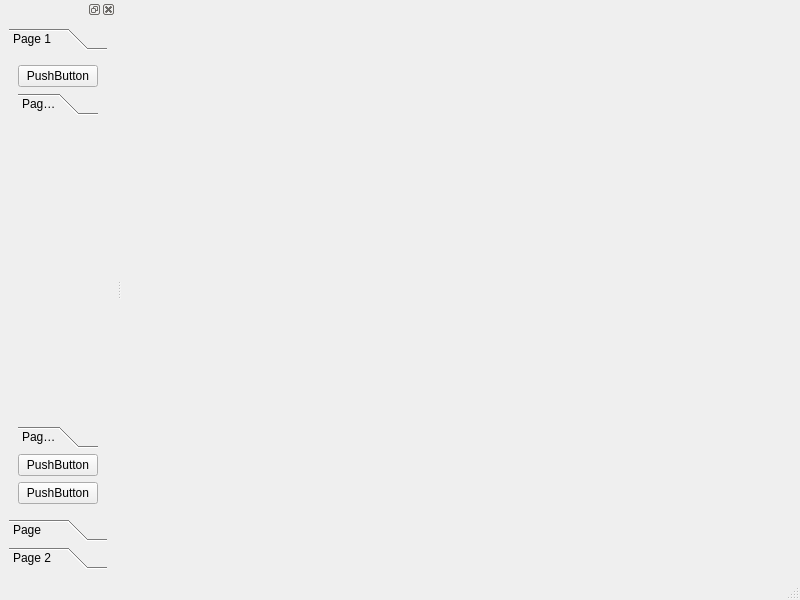
<?xml version="1.0" encoding="UTF-8"?>
<ui version="4.0">
 <class>MainWindow</class>
 <widget class="QMainWindow" name="MainWindow">
  <property name="geometry">
   <rect>
    <x>0</x>
    <y>0</y>
    <width>800</width>
    <height>600</height>
   </rect>
  </property>
  <property name="windowTitle">
   <string>MainWindow</string>
  </property>
  <widget class="QWidget" name="centralwidget"/>
  <widget class="QMenuBar" name="menubar">
   <property name="geometry">
    <rect>
     <x>0</x>
     <y>0</y>
     <width>800</width>
     <height>25</height>
    </rect>
   </property>
  </widget>
  <widget class="QStatusBar" name="statusbar"/>
  <widget class="QDockWidget" name="dockWidget">
   <attribute name="dockWidgetArea">
    <number>1</number>
   </attribute>
   <widget class="QWidget" name="dockWidgetContents">
    <layout class="QVBoxLayout" name="verticalLayout_2">
     <item>
      <layout class="QVBoxLayout" name="verticalLayout">
       <item>
        <widget class="QToolBox" name="toolBox">
         <property name="currentIndex">
          <number>0</number>
         </property>
         <widget class="QWidget" name="First">
          <property name="geometry">
           <rect>
            <x>0</x>
            <y>0</y>
            <width>124</width>
            <height>415</height>
           </rect>
          </property>
          <attribute name="label">
           <string>Page 1</string>
          </attribute>
          <layout class="QHBoxLayout" name="horizontalLayout">
           <item>
            <layout class="QVBoxLayout" name="verticalLayout_3">
             <item>
              <widget class="QPushButton" name="pushButton_2">
               <property name="text">
                <string>PushButton</string>
               </property>
              </widget>
             </item>
             <item>
              <widget class="QToolBox" name="toolBox_2">
               <property name="currentIndex">
                <number>0</number>
               </property>
               <widget class="QWidget" name="page_5">
                <property name="geometry">
                 <rect>
                  <x>0</x>
                  <y>0</y>
                  <width>104</width>
                  <height>234</height>
                 </rect>
                </property>
                <attribute name="label">
                 <string>Page 1</string>
                </attribute>
               </widget>
               <widget class="QWidget" name="page_10">
                <property name="geometry">
                 <rect>
                  <x>0</x>
                  <y>0</y>
                  <width>104</width>
                  <height>234</height>
                 </rect>
                </property>
                <attribute name="label">
                 <string>Page 2</string>
                </attribute>
               </widget>
              </widget>
             </item>
             <item>
              <widget class="QPushButton" name="pushButton_3">
               <property name="text">
                <string>PushButton</string>
               </property>
              </widget>
             </item>
             <item>
              <widget class="QPushButton" name="pushButton">
               <property name="text">
                <string>PushButton</string>
               </property>
              </widget>
             </item>
            </layout>
           </item>
          </layout>
         </widget>
         <widget class="QWidget" name="page_7">
          <attribute name="label">
           <string>Page</string>
          </attribute>
          <layout class="QGridLayout" name="gridLayout">
           <item row="0" column="0">
            <layout class="QVBoxLayout" name="verticalLayout_4"/>
           </item>
          </layout>
         </widget>
         <widget class="QWidget" name="page_6">
          <property name="geometry">
           <rect>
            <x>0</x>
            <y>0</y>
            <width>124</width>
            <height>415</height>
           </rect>
          </property>
          <attribute name="label">
           <string>Page 2</string>
          </attribute>
          <layout class="QGridLayout" name="gridLayout_2">
           <item row="0" column="0">
            <layout class="QVBoxLayout" name="verticalLayout_5"/>
           </item>
          </layout>
         </widget>
        </widget>
       </item>
      </layout>
     </item>
    </layout>
   </widget>
  </widget>
 </widget>
 <resources/>
 <connections/>
</ui>
